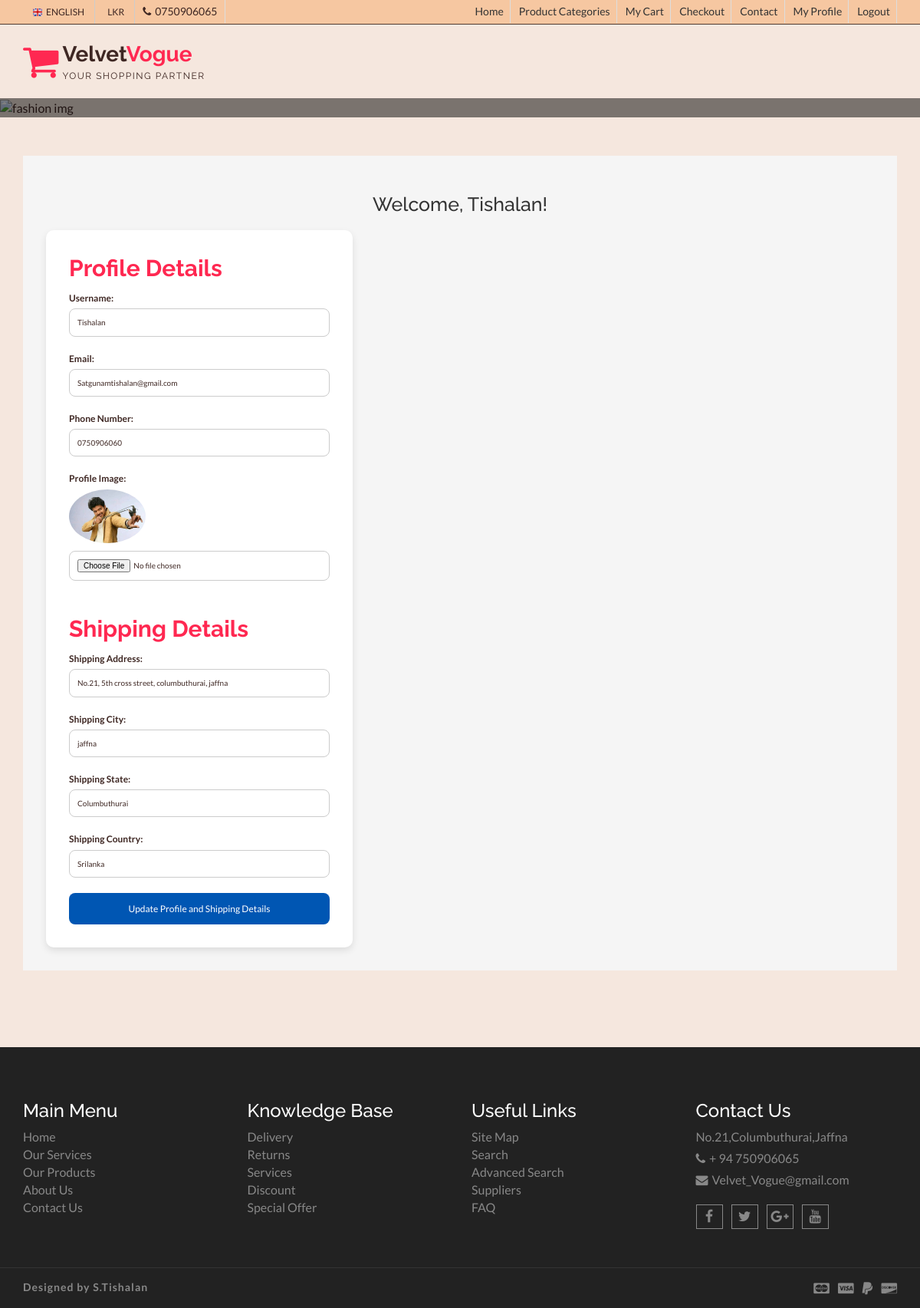
The app's page /profile.php (signed in) with its own data.
### tables this page shows
CREATE TABLE IF NOT EXISTS `users` (
  `user_id` int NOT NULL AUTO_INCREMENT,
  `username` varchar(50) NOT NULL,
  `password` varchar(50) NOT NULL,
  `email` varchar(200) DEFAULT NULL,
  `phonenumber` varchar(30) DEFAULT NULL,
  `profile_image` varchar(255) DEFAULT NULL,
  PRIMARY KEY (`user_id`),
  UNIQUE KEY `username` (`username`)
);

CREATE TABLE IF NOT EXISTS `shipping_details` (
  `order_id` int NOT NULL,
  `user_id` int DEFAULT NULL,
  `shipping_address` varchar(200) DEFAULT NULL,
  `shipping_city` varchar(100) DEFAULT NULL,
  `shipping_state` varchar(100) DEFAULT NULL,
  `shipping_country` varchar(100) DEFAULT NULL,
  PRIMARY KEY (`order_id`),
  KEY `user_id` (`user_id`)
);

### profile.php (the view, shortened to what this page needs)
<!DOCTYPE html>
<html lang="en">
  <head>
    <link href="css/font-awesome.css" rel="stylesheet">
    <link href="css/bootstrap.css" rel="stylesheet">
    <link href="css/jquery.smartmenus.bootstrap.css" rel="stylesheet">
    <link rel="stylesheet" type="text/css" href="css/jquery.simpleLens.css">
    <link rel="stylesheet" type="text/css" href="css/slick.css">
    <link rel="stylesheet" type="text/css" href="css/nouislider.css">
    <link id="switcher" href="css/theme-color/default-theme.css" rel="stylesheet">
    <link href="css/sequence-theme.modern-slide-in.css" rel="stylesheet" media="all">
    <link href="css/style.css" rel="stylesheet">
    <link href="css/theme-color/pink-theme.css" rel="stylesheet">
  </head>
  <body>
  <header id="aa-header">
    <div class="aa-header-top">
      <div class="container">
        <div class="row">
          <div class="col-md-12">
            <div class="aa-header-top-area">
              <div class="aa-header-top-left">
                <div class="aa-language">
                  <div class="dropdown">
                    <a class="btn dropdown-toggle" href="#" type="button" id="dropdownMenu1" data-toggle="dropdown" aria-haspopup="true" aria-expanded="true">
                      <img src="img/flag/english.jpg" alt="english flag">ENGLISH
                    </a>
                  </div>
                </div>
                <div class="aa-currency">
                  <div class="dropdown">
                    <a class="btn dropdown-toggle" href="#" type="button" id="dropdownMenu1" data-toggle="dropdown" aria-haspopup="true" aria-expanded="true">
                      <i class="fa fa-LKR"></i>LKR
                    </a>
                  </div>
                </div>
                <div class="cellphone hidden-xs">
                  <p><span class="fa fa-phone"></span>0750906065</p>
                </div>
              </div>
              <div class="aa-header-top-right">
                <ul class="aa-head-top-nav-right">
                <li class="hidden-xs"><a href="index.php"> Home</a></li>
                  <li class="hidden-xs"><a href="product.php">Product Categories</a></li>
                  <li class="hidden-xs"><a href="cart.php">My Cart</a></li>
                  <li class="hidden-xs"><a href="checkout.php">Checkout</a></li>
                  <li class="hidden-xs"><a href="contact.php">Contact</a></li>
                  <li class="hidden-xs"><a href="profile.php">My Profile</a></li>
                  <li class="hidden-xs"><a href="login.html">Logout</a></li>
                  </ul>
                   </div>
            </div>
          </div>
        </div>
      </div>
    </div>
    <div class="aa-header-bottom">
      <div class="container">
        <div class="row">
          <div class="col-md-12">
            <div class="aa-header-bottom-area">
              <div class="aa-logo">
                <a href="product.php">
                  <span class="fa fa-shopping-cart"></span>
                  <p>Velvet<strong>Vogue</strong> <span>Your Shopping Partner</span></p>
                </a>
              </div>
            </div>
          </div>
        </div>
      </div>
    </div>
  </header>
  <section id="aa-catg-head-banner">
   <img src="Images\mycart.jpg" alt="fashion img" height = "300px" width = "1920px" >
   <div class="aa-catg-head-banner-area">
     <div class="container">
      <div class="aa-catg-head-banner-content">
        <h2>Inquiry Page</h2>
        <ol class="breadcrumb">
          <li><a href="product.php">Home</a></li>
        </ol>
      </div>
     </div>
   </div>
  </section>
<section id="cart-view">
   <div class="container">
     <div class="row">
       <div class="col-md-12">
         <div class="cart-view-area">
           <div class="cart-view-table">
           <?php
$servername = "localhost";
$username = "root";
$password = "";
$dbname = "velvet_vogue";
$conn = new mysqli($servername, $username, $password, $dbname);
$user_id = $_SESSION['user_id'];
$stmt = $conn->prepare("SELECT * FROM users WHERE user_id = ?");
$stmt->bind_param("i", $user_id);
$stmt->execute();
$result = $stmt->get_result();
$user = $result->fetch_assoc();
$shipping_stmt = $conn->prepare("SELECT * FROM shipping_details WHERE user_id = ?");
$shipping_stmt->bind_param("i", $user_id);
$shipping_stmt->execute();
$shipping_result = $shipping_stmt->get_result();
$shipping = $shipping_result->fetch_assoc();
?>
<h1>Welcome, <?php echo htmlspecialchars($user['username']); ?>!</h1>
<form action="" method="POST" enctype="multipart/form-data">
    <h2>Profile Details</h2>
    <label for="username">Username:</label>
    <input type="text" name="username" value="<?php echo htmlspecialchars($user['username']); ?>" required><br>
    <label for="email">Email:</label>
    <input type="email" name="email" value="<?php echo htmlspecialchars($user['email']); ?>" required><br>
    <label for="phonenumber">Phone Number:</label>
    <input type="text" name="phonenumber" value="<?php echo htmlspecialchars($user['phonenumber']); ?>" required><br>
    <label for="image">Profile Image:</label>
    <?php if ($user['profile_image']): ?>
        <img src="<?php echo htmlspecialchars($user['profile_image']); ?>" alt="Profile Image" width="100">
    <?php endif; ?>
    <input type="file" name="image"><br>
    <h2>Shipping Details</h2>
    <label for="shipping_address">Shipping Address:</label>
    <input type="text" name="shipping_address" value="<?php echo htmlspecialchars($shipping['shipping_address'] ?? ''); ?>" required><br>
    <label for="shipping_city">Shipping City:</label>
    <input type="text" name="shipping_city" value="<?php echo htmlspecialchars($shipping['shipping_city'] ?? ''); ?>" required><br>
    <label for="shipping_state">Shipping State:</label>
    <input type="text" name="shipping_state" value="<?php echo htmlspecialchars($shipping['shipping_state'] ?? ''); ?>" required><br>
    <label for="shipping_country">Shipping Country:</label>
    <input type="text" name="shipping_country" value="<?php echo htmlspecialchars($shipping['shipping_country'] ?? ''); ?>" required><br>
    <input type="submit" name="update" value="Update Profile and Shipping Details">
</form>
     </div>
   </div>
</section>
  <section id="aa-subscribe">
    <div class="container">
      <div class="row">
        <div class="col-md-12">
          <div class="aa-subscribe-area">
          </div>
        </div>
      </div>
    </div>
  </section>
  <footer id="aa-footer">
    <div class="aa-footer-top">
     <div class="container">
        <div class="row">
        <div class="col-md-12">
          <div class="aa-footer-top-area">
            <div class="row">
              <div class="col-md-3 col-sm-6">
                <div class="aa-footer-widget">
                  <h3>Main Menu</h3>
                  <ul class="aa-footer-nav">
                    <li><a href="#">Home</a></li>
                    <li><a href="#">Our Services</a></li>
                    <li><a href="#">Our Products</a></li>
                    <li><a href="#">About Us</a></li>
                    <li><a href="#">Contact Us</a></li>
                  </ul>
                </div>
              </div>
              <div class="col-md-3 col-sm-6">
                <div class="aa-footer-widget">
                  <div class="aa-footer-widget">
                    <h3>Knowledge Base</h3>
                    <ul class="aa-footer-nav">
                      <li><a href="#">Delivery</a></li>
                      <li><a href="#">Returns</a></li>
                      <li><a href="#">Services</a></li>
                      <li><a href="#">Discount</a></li>
                      <li><a href="#">Special Offer</a></li>
                    </ul>
                  </div>
                </div>
              </div>
              <div class="col-md-3 col-sm-6">
                <div class="aa-footer-widget">
                  <div class="aa-footer-widget">
                    <h3>Useful Links</h3>
                    <ul class="aa-footer-nav">
                      <li><a href="#">Site Map</a></li>
                      <li><a href="#">Search</a></li>
                      <li><a href="#">Advanced Search</a></li>
                      <li><a href="#">Suppliers</a></li>
                      <li><a href="#">FAQ</a></li>
                    </ul>
                  </div>
                </div>
              </div>
              <div class="col-md-3 col-sm-6">
                <div class="aa-footer-widget">
                  <div class="aa-footer-widget">
                    <h3>Contact Us</h3>
                    <address>
                      <p> No.21,Columbuthurai,Jaffna</p>
                      <p><span class="fa fa-phone"></span>+ 94 750906065</p>
                      <p><span class="fa fa-envelope"></span>Velvet_Vogue@gmail.com</p>
                    </address>
                    <div class="aa-footer-social">
                      <a href="#"><span class="fa fa-facebook"></span></a>
                      <a href="#"><span class="fa fa-twitter"></span></a>
                      <a href="#"><span class="fa fa-google-plus"></span></a>
                      <a href="#"><span class="fa fa-youtube"></span></a>
                    </div>
                  </div>
                </div>
              </div>
            </div>
          </div>
        </div>
      </div>
     </div>
    </div>
    <div class="aa-footer-bottom">
      <div class="container">
        <div class="row">
        <div class="col-md-12">
          <div class="aa-footer-bottom-area">
            <p>Designed by <a href="http://www.markups.io/">S.Tishalan</a></p>
            <div class="aa-footer-payment">
              <span class="fa fa-cc-mastercard"></span>
              <span class="fa fa-cc-visa"></span>
              <span class="fa fa-paypal"></span>
              <span class="fa fa-cc-discover"></span>
            </div>
          </div>
        </div>
      </div>
      </div>
    </div>
  </footer>
  </body>
</html>

### css/theme-color/default-theme.css (style rules this page uses)
h2 { color: #ff6666; }
#aa-header .aa-header-bottom .aa-header-bottom-area .aa-logo a > span { color: #ff6666; }
#aa-header .aa-header-bottom .aa-header-bottom-area .aa-logo a strong { color: #ff6666; }

### css/theme-color/pink-theme.css (style rules this page uses)
h2 { color: #ff2851; }
#aa-header .aa-header-bottom .aa-header-bottom-area .aa-logo a > span { color: #ff2851; }
#aa-header .aa-header-bottom .aa-header-bottom-area .aa-logo a strong { color: #ff2851; }

### profile.php (style rules this page uses)
h1 { text-align: center; font-size: 2.5rem; margin-bottom: 20px; color: #333; }
form { background-color: #fff; padding: 30px; border-radius: 10px; box-shadow: 0 4px 10px rgba(0, 0, 0, 0.1); max-width: 400px; width: 100%; box-sizing: border-box; position: center; }
form label { font-size: 1.2rem; font-weight: 600; margin-bottom: 5px; display: block; }
form input[type="text"], form input[type="email"], form input[type="file"] { width: 100%; padding: 10px; font-size: 1rem; margin-bottom: 20px; border-radius: 8px; border: 1px solid #ccc; box-sizing: border-box; transition: border-color 0.3s; }
form img { border-radius: 50%; margin-bottom: 10px; }
form input[type="submit"] { background-color: #0056b3; color: #fff; border: none; padding: 12px; font-size: 1.2rem; width: 100%; border-radius: 8px; cursor: pointer; transition: background-color 0.3s; }

### records on screen
users: username "Tishalan", email "Satgunamtishalan@gmail.com", phonenumber "0750906060", profile_image (picture)
shipping_details: shipping_address "No.21, 5th cross street, columbuthurai, jaffna", shipping_city "jaffna", shipping_state "Columbuthurai", shipping_country "Srilanka"
